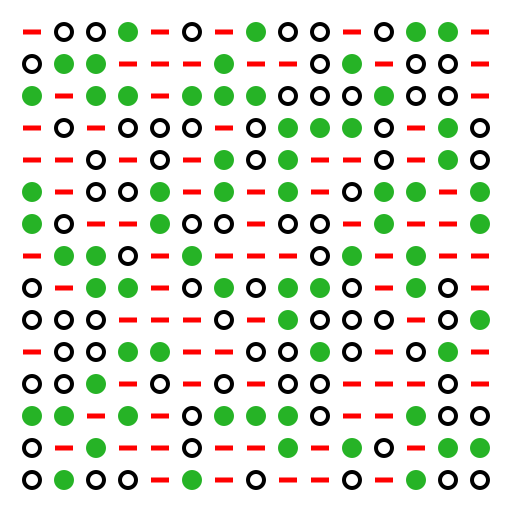
#> input picture data/mire_315a.png, 512 x 512 px
$ python -i code.py   (imports and definitions only)
#> lines starting #> are read from the running program, lines starting #| are printed output that depends on the picture; after the words box and inside, x2 and y2 are one past the last pixel; in counts of white or black regions, pixels touching at a corner belong together
#> further down, picture is the input picture: shape (512, 512, 3); mean B, G, R 215.8, 226.9, 223
import cv2 as cv # type: ignore
import numpy as np
import sys
import os
import math

#import tkinter
#import tkinter.messagebox
#import customtkinter


# # # # # # # # # # # # # # # # # # # # # # # # # # # # # # # # # # # # # # # # # # # # # # # # #
#                                           DEFINE                                              #
# # # # # # # # # # # # # # # # # # # # # # # # # # # # # # # # # # # # # # # # # # # # # # # # #
## @var path_mire_orig
#  Path to the original target image.
path_mire_orig = "data/mire_315a.png"
# [6 lines not run here, left out]
# [1 line that did not run here, left out]

## @var modified_mire
#  Modified version of the original target image.
# [1 line that did not run here, left out]
# [1 line that did not run here, left out]
contours_mire=None

## @var virtual_focal
#  Virtual focal length (default: 75 in dev mode).
virtual_focal = 75

## @var virtual_focal_dist
#  Virtual focal distance.
# [1 line that did not run here, left out]

# Translation
## @var t_x
#  Translation along the X-axis.
t_x = 0

## @var t_y
#  Translation along the Y-axis.
t_y = 0

## @var t_z
#  Translation along the Z-axis.
t_z = 20

# Rotation
## @var r_x
#  Rotation around the X-axis.
r_x = 20

## @var r_y
#  Rotation around the Y-axis.
r_y = 0

## @var r_z
#  Rotation around the Z-axis.
r_z = 46

## @var bool_rxy
#  Determines the rotation order 'xy' or 'yx' when both r_x and r_y are used.
bool_rxy = None  # PAS TOUCHE PTIT

## @var sens_rxy
#  Specifies the rotation order ('xy' or 'yx') when both r_x and r_y are used.
sens_rxy = None

# Scale
## @var sc_x
#  Scaling factor along the X-axis (default: 1).
sc_x = 1

## @var sc_y
#  Scaling factor along the Y-axis (default: 1).
sc_y = 1

## @var sc_z
#  Scaling factor along the Z-axis (default: 1).
sc_z = 1

# Important for Z-translation when both X and Y rotations are applied
# [6 lines not run here, left out]

## @var inter_contours
#  Inter-contour spacing.
inter_contours = 10

## @var limit_area
#  Minimum contour area to be considered.
limit_area = 25
limit_extrm_angle = 5.0

## @var mask
#  List of color masks.
# mask = [([38, 179, 38], [38, 179, 38]), ([0, 0, 255], [201, 201, 255]), ([0, 0, 0], [170, 170, 170])]
mask = [
    ([0, 245, 0], [10, 255, 10]),       # Vert pur (0, 255, 0) en BGR avec marge
    ([0, 0, 245], [10, 10, 255]),       # Rouge pur (0, 0, 255) avec marge
    ([0, 0, 0], [50, 50, 50])           # Noir avec tolérance (0, 0, 0)
]

## @var threshold
#  Threshold values for each mask.
threshold = [100, 76, 30]

## @var center_tab
#  List of detected contour centers.
center_tab = []
angle_tab=[]

## @var show_data
#  Flags to show different stages of processing (img, transformation, mask, hsv, grey, threshold, contours, contours min rouge).
show_data = [False, False, False, False, False, False, False, False]

## @var save_data
#  Flags to save different stages of processing (parameters, img, transformation, mask, hsv, grey, threshold, contours, contours min rouge).
save_data = [False, False, False, False, False, False, False, False, False]

# Create 'data' directory if any save option is enabled
# [3 lines not run here, left out]
## @var max_distance_search_pixel
#  Maximum radius of pixel for pixel searching (default : 50)
max_distance_search_pixel = 50


##################################################################################################
#                                   FONCTION TRANSFORMATION                                      #
##################################################################################################

#
#   MATRICE DE PROJECTION
#

# [264 lines left out: functions _2Dto3D, _3Dto2D, rotationXYZ, rotationXYZBis, translationXYZ, tz_rxy and 1 more, not called in this run]

#
#   SHEAR (cisaillement)
#

# a faire ?


##################################################################################################
#                                      FONCTION CONTOURS                                         #
##################################################################################################

def maskMotif(img, inter_motif):  #BGR vert:[38, 179, 38] rouge:[0, 0, 255] noir:[0,0,0]
    '''
    This function creates a mask to filter specific color ranges in an image and replaces them with a specified color.

    Args:
        img (np.ndarray): Input image (BGR format).
        inter_motif (list of list): List containing two BGR color values representing the lower and upper bounds of the color range to mask.

    Returns:
        np.ndarray: Filtered image where the detected colors are replaced by the lower bound color of `inter_motif`.

    Examples:
        >>> inter_motif = [[38, 179, 38], [0, 0, 255]]  # Green and Red in BGR
        >>> masked_img = maskMotif(input_image, inter_motif)

    Notes:
        - `cv.inRange` is used to create the mask, detecting pixels within the specified BGR range.
        - Pixels in the range are replaced by `inter_motif[0]` in the output image.
        - The result is an image with the same shape and type as the input but with masked areas replaced.
    '''
#> called with inter_motif = ([0, 0, 245], [10, 10, 255])
    mask = cv.inRange(img, np.array(inter_motif[0], dtype=np.uint8), np.array(inter_motif[1], dtype=np.uint8))
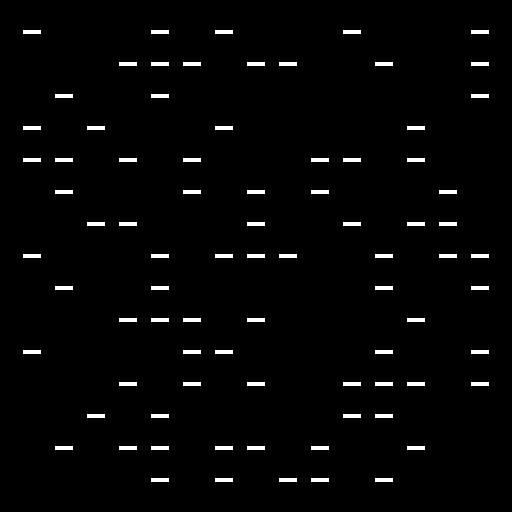
#> mask: shape (512, 512); 2.3% white; 82 white regions, largest, box (x1, y1, x2, y2) and area: (23, 30, 41, 34) 72, (151, 30, 169, 34) 72, (215, 30, 233, 34) 72
    filtered_img = np.full_like(img,255, dtype=np.uint8)
    filtered_img[mask > 0] = inter_motif[0] #if [201, 201, 255] is None else [0, 0, 255]
    return filtered_img

def grayAndThreshold(img, threshold_value, i=None):
    '''
    Converts an image to HSV, then to grayscale, and applies a threshold.

    Args:
        img (np.ndarray): Input image in BGR format.
        threshold_value (int): Threshold value used for binarization (0 to 255).
        i (int, optional): Index used for saving and displaying images, useful in iterative processes.

    Returns:
        np.ndarray: Thresholded binary image.

    Examples:
        >>> thresh_img = grayAndThreshold(input_image, 127)

    Notes:
        - Converts the input BGR image to HSV before converting to grayscale.
        - Displays intermediate HSV and grayscale images if `show_data` is enabled.
        - Saves intermediate images if `save_data` is enabled.
        - Uses `cv.threshold` to filter extreme values in the grayscale image.
    '''
    #hsv -> gray -> threshold fonctionne que gray -> threshold non
    hsv_img = cv.cvtColor(img, cv.COLOR_BGR2HSV)
    if show_data[3]:
            cv.imshow("hsv"+str(i), hsv_img)
    if save_data[4]:
        cv.imwrite("data/hsv"+str(i)+".png", hsv_img)
    gray_img = cv.cvtColor(hsv_img, code=cv.COLOR_BGR2GRAY)
    if show_data[4]:
            cv.imshow("gray"+str(i), gray_img)
    if save_data[5]:
        cv.imwrite("data/gray"+str(i)+".png", gray_img)
    _, thresh = cv.threshold(gray_img, threshold_value, 255, 0)  #stack overflow, le threshold de filter les valeurs extremes
    return thresh

# [81 lines left out: functions contientDeja, findContours, not called in this run]

            #x, y, w, h = cv.boundingRect(c) # À enlever
            #if ((x, y) != (0, 0)) & (not contientDeja(center_tab, x, y)): #À enlever
            #    cv.rectangle(img, (x, y), (x + w, y + h), (171 + (motif * 42), 0, 0), 2) #À enlever
            #    center_tab.append((x, y, motif))  # motif in {"rond", "trait", "cercle"} #À enlever

def angleRedPattern(img):
    """
    Analyzes an image to detect red patterns and calculates the average orientation angle of these patterns.

    Args:
        img (numpy.ndarray): Input image to process.

    Returns:
        int or None: The average orientation angle of the detected red patterns, or None if no valid red patterns are found to determine an angle.

    Notes:
        - Applies a mask to the input image using `maskMotif` to isolate red patterns.
        - Converts the masked image to grayscale and applies thresholding with `grayAndThreshold`.
        - Detects contours in the thresholded image using `cv.findContours`.
        - Calculates the minimum area rectangle for each contour and stores its orientation angle.
        - Filters out outlier angles based on quantile analysis.
        - Optionally displays and saves intermediate results based on global `show_data` and `save_data` flags.

    Global Variables:
        - mask (list): List of color ranges used for masking.
        - threshold (list): List of threshold values used for contour detection.
        - angle_tab (list): Stores the orientation angles of detected patterns. (Note: This is now initialized inside the function).
        - show_data (list): Flags controlling which intermediate steps are displayed.
        - save_data (list): Flags controlling which intermediate steps are saved.
        - limit_area (int): Minimum area required for a contour to be considered.
        - limit_extrm_angle (float): Tolerance for filtering outlier angles.
    """
    # Initialize angle_tab inside the function to avoid contamination from previous runs
    angle_tab=[]

    filtered_img = maskMotif(img, mask[1]) # mask[1] should be the red mask
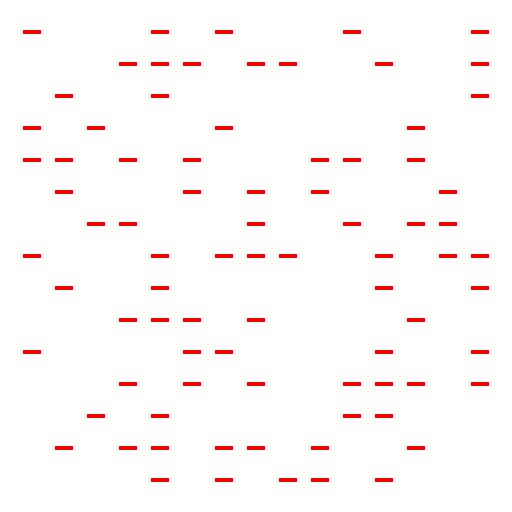
#> filtered_img: shape (512, 512, 3); mean B, G, R 249.3, 249.3, 254.8
    img_thresh = grayAndThreshold(filtered_img, threshold[1]) # threshold[1] for red mask
#> in grayAndThreshold, `hsv_img = cv.cvtColor(img, cv.COLOR_BGR2HSV)`: hsv_img: shape (512, 512, 3); mean H, S, V 0, 5.7, 254.8
#> in grayAndThreshold, `gray_img = cv.cvtColor(hsv_img, code=cv.COLOR_BGR2GRAY)`: gray_img: shape (512, 512); values 76 (black) and 223 (white), 2.3% white; 82 white regions
    contours, _ = cv.findContours(image=img_thresh,
                                  mode=cv.RETR_TREE,
                                  method=cv.CHAIN_APPROX_SIMPLE,
                                  offset=(0,0))
#> contours = 82 contours; largest, box (x1, y1, x2, y2) and area: (375, 478, 393, 482) 51, (311, 478, 329, 482) 51, (279, 478, 297, 482) 51, (215, 478, 233, 482) 51, (151, 478, 169, 482) 51

    red_pattern_minAreaRect_mire = filtered_img.copy() # Initialize image for drawing

    for c in contours:
        # Filter by area
        if cv.contourArea(c) <= limit_area:
            continue

        # Calculate min area rectangle and append angle
        # Note: cv.minAreaRect returns ((center_x, center_y), (width, height), angle)
        temp = cv.minAreaRect(c)
        # The angle is in [-90, 0) degrees. It's the angle between the horizontal axis
        # and the first side (which is the longer side if width < height, shorter otherwise).
        # We might need to adjust this angle depending on the expected orientation.
        # For now, let's just take the raw angle:
        angle_tab.append(temp[-1])

        # Optional drawing for debugging/visualization
        if show_data[7] or save_data[7]:
            box = cv.boxPoints(temp)
            box = np.intp(box)
            cv.drawContours(red_pattern_minAreaRect_mire,[box],0,(0,255,255),2)
#> this loop made 82 passes
#> (c, temp) on passes 1 to 8: ([[375, 478], [375, 481], [392, 481], [392, 478]], ((383.5, 479.5), (3, 17), -90)), ([[311, 478], [311, 481], [328, 481], [328, 478]], ((319.5, 479.5), (3, 17), -90)), ([[279, 478], [279, 481], [296, 481], [296, 478]], ((287.5, 479.5), (3, 17), -90)), ([[215, 478], [215, 481], [232, 481], [232, 478]], ((223.5, 479.5), (3, 17), -90)), ([[151, 478], [151, 481], [168, 481], [168, 478]], ((159.5, 479.5), (3, 17), -90)), ([[407, 446], [407, 449], [424, 449], [424, 446]], ((415.5, 447.5), (3, 17), -90)), ([[311, 446], [311, 449], [328, 449], [328, 446]], ((319.5, 447.5), (3, 17), -90)), ([[247, 446], [247, 449], [264, 449], [264, 446]], ((255.5, 447.5), (3, 17), -90))
#> after the loop, angle_tab = 82 values from -90 to -90

    # --- Handle case where no red patterns were found or all were filtered by area ---
    if not angle_tab:
        print("Warning: No red patterns found with sufficient area to determine angle.")
        if show_data[7]:
            cv.imshow("minAreaRectRedPattern", red_pattern_minAreaRect_mire)
        if save_data[8]:
            cv.imwrite("minAreaRectRedPattern.png", red_pattern_minAreaRect_mire)
        return None # Return None or a specific value to indicate failure

    # --- Filter outlier angles using quantiles ---
    # Check if there are enough angles for quantile calculation (at least 4 for quartiles)
    if len(angle_tab) < 4:
         print(f"Warning: Only {len(angle_tab)} red patterns found. Skipping angle outlier filtering.")
         # If filtering is skipped, angle_tab_mean will be calculated from the existing list

    else:
        Q_angle_tab = np.quantile(angle_tab, [0.25, 0.5, 0.75])
#> Q_angle_tab = [-90, -90, -90]
        Q_angle_tab_mean = np.mean(Q_angle_tab) # Mean of the quartiles
#> Q_angle_tab_mean = -90

        # Handle potential NaN if quantile calculation failed (e.g., very few points)
        if np.isnan(Q_angle_tab_mean):
             print("Warning: Quantile mean calculation resulted in NaN. Skipping angle outlier filtering.")
        else:
             # Iterate backwards to safely remove elements
             i = len(angle_tab) - 1
#> i = 81
             while i >= 0:
                 # Use limit_extrm_angle defined globally (default 5.0)
                 if Q_angle_tab_mean + limit_extrm_angle < angle_tab[i] or Q_angle_tab_mean - limit_extrm_angle > angle_tab[i]:
                     angle_tab.pop(i)
                 i -= 1
#> this loop made 82 passes
#> i on passes 1 to 12: 80, 79, 78, 77, 76, 75, 74, 73, 72, 71, 70, 69
#> after the loop, i = -1

    # --- Handle case where all angles were filtered out ---
    if not angle_tab:
        print("Warning: All red pattern angles filtered out. Cannot determine angle.")
        if show_data[7]:
            cv.imshow("minAreaRectRedPattern", red_pattern_minAreaRect_mire)
        if save_data[8]:
            cv.imwrite("minAreaRectRedPattern.png", red_pattern_minAreaRect_mire)
        return None # Return None or a specific value to indicate failure

    # --- Calculate the mean of the remaining angles ---
    angle_tab_mean = np.mean(angle_tab)
#> angle_tab_mean = -90

    if show_data[7]:
        cv.imshow("minAreaRectRedPattern",red_pattern_minAreaRect_mire)
    if save_data[8]:
        cv.imwrite("minAreaRectRedPattern.png", red_pattern_minAreaRect_mire)

    # Convert to int and return (now angle_tab_mean is guaranteed not to be NaN)
    return int(angle_tab_mean)

# [88 lines left out: functions fullContoursProcess, find_pixel_dir, not called in this run]


##################################################################################################
#                                      FONCTION ENCODAGE                                         #
##################################################################################################

def encodeur(img):
    return None


##################################################################################################
#                                            MAIN                                                #
##################################################################################################

# [65 lines left out: function main_code, not called in this run]


#libcamera pour

>>> import cv2
>>> picture = cv2.imread('data/mire_315a.png')
>>> result = angleRedPattern(picture)
#> result = -90

$ run again, on data/mire_rebuild.png
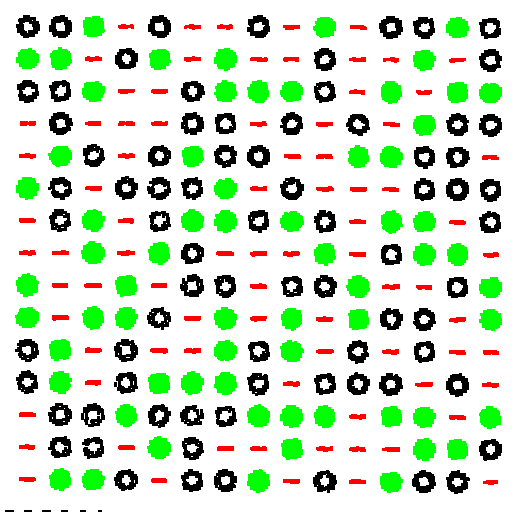
#> input picture data/mire_rebuild.png, 512 x 512 px
#> picture is the input picture: shape (512, 512, 3); mean B, G, R 199.3, 224.4, 205.5
#> in maskMotif, `mask = cv.inRange(img, np.array(inter_motif[0], dtype=np.uint8), np.ar..`:
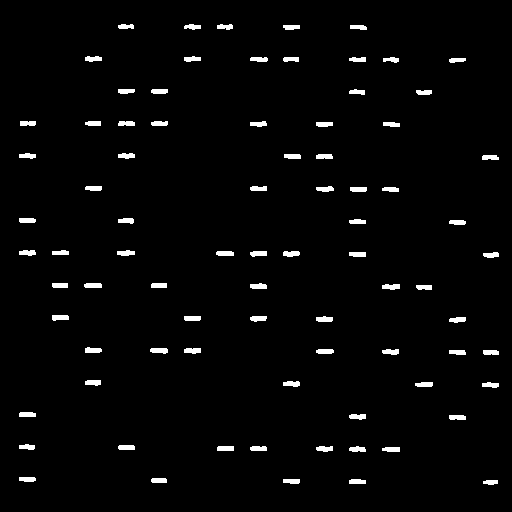
#> mask: shape (512, 512); 2.5% white; 82 white regions, largest, box (x1, y1, x2, y2) and area: (150, 348, 168, 354) 89, (382, 284, 400, 290) 88, (52, 315, 69, 321) 87
#> in angleRedPattern, `filtered_img = maskMotif(img, mask[1])`:
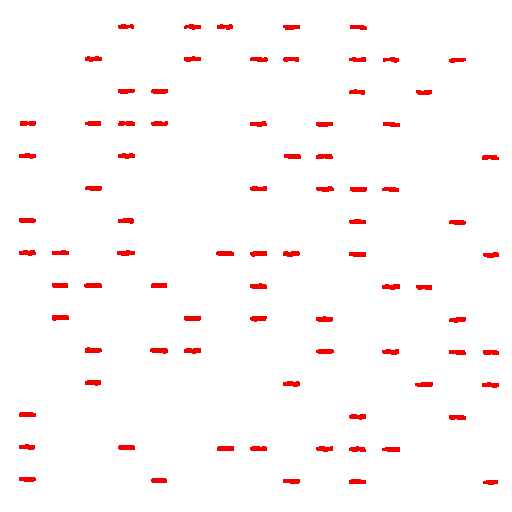
#> filtered_img: shape (512, 512, 3); mean B, G, R 248.7, 248.7, 254.8
#> hsv_img: shape (512, 512, 3); mean H, S, V 0, 6.3, 254.8
#> gray_img: shape (512, 512); values 76 (black) and 223 (white), 2.5% white; 82 white regions
#> contours = 82 contours; largest, box (x1, y1, x2, y2) and area: (150, 348, 168, 354) 68, (52, 315, 69, 321) 66, (382, 284, 400, 290) 66, (184, 348, 201, 354) 66, (84, 283, 102, 288) 66
#> the loop in angleRedPattern, `for c in contours:` made 82 passes
#> temp on passes 1 to 8: ((490, 482), (4, 14), -90), ((357, 481), (4, 16), -90), ((291, 481), (4, 16), -90), ((158.5, 480), (4, 15), -90), ((27, 479), (4, 16), -90), ((390.5, 449), (4, 17), -90), ((357, 448.5), (5, 16), -90), ((324, 448.5), (5, 16), -90)
#> after the loop in angleRedPattern, `for c in contours:`: angle_tab = 82 values, max -4.76 at index 51, min -90 at index 0, mean -86.7
#> Q_angle_tab = [-90, -90, -90]
#> Q_angle_tab_mean = -90
#> in angleRedPattern, `i = len(angle_tab) - 1`: i = 81
#> the loop in angleRedPattern, `while i >= 0:` made 82 passes
#> i on passes 1 to 8: 80, 79, 78, 77, 76, 75, 74, 73
#> after the loop in angleRedPattern, `while i >= 0:`: angle_tab = 77 values, max -85.24 at index 63, min -90 at index 0, mean -89.94; i = -1
#> angle_tab_mean = -89.94
#> result = -89
